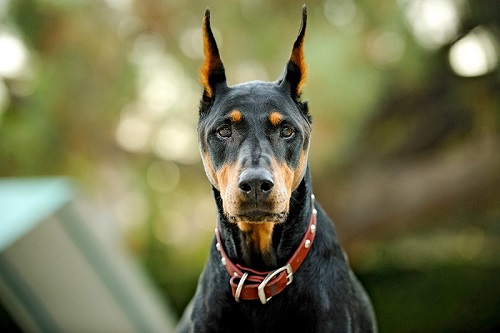
#> input picture dog.jpg, 500 x 333 px, found by its file name
$ jupyter execute 'day_1 - opencv basics_cj5_m7yrx9o.ipynb'   (text cells are left out)
#> lines starting #> are read from the running program, lines starting #| are printed output that depends on the picture; after the words box and inside, x2 and y2 are one past the last pixel; in counts of white or black regions, pixels touching at a corner belong together; pictures that were not available may be replaced by others from this repository, and a replacement may not be noted
[cell 1]
import cv2 #Import the OpenCV Library
import numpy as np

print(cv2.__version__)

[cell 2]
#Reading & Displaying an Image

img = cv2.imread('dog.jpg')
#> img is the input picture: shape (333, 500, 3); mean B, G, R 81.1, 116.3, 116.5
#imread enables us to read an Image
#The 2nd argumnet is a flag which specifies the way image should be read

cv2.imshow("Output", img) #Displaying the Image

cv2.waitKey(0) #Delay. No. of Milliseconds for which we want to show our image window
cv2.destroyAllWindows()

[cell 3]
cv2.imwrite('copy_dog.jpg', img)
#> Out = True

[cell 4]
#Reading & Displaying a Video

cap = cv2.VideoCapture(0) #If you want to display the Video File, just give the name of it inplace of 0

# is a 4-byte identifier which specifies the format of a video stream

fourcc = cv2.VideoWriter_fourcc('X','V','I','D')

out = cv2.VideoWriter('Name of Output File.avi', fourcc, 20.0, (640,480)) #No. of frames/s, Frame Size

#Videos are just a sequence of Images
#So, we will add a while loop to capture the frame continuously

while True:
    success, frame = cap.read() #frame variable will capture the Video & success variable will tell us whether it was captured successfully or not
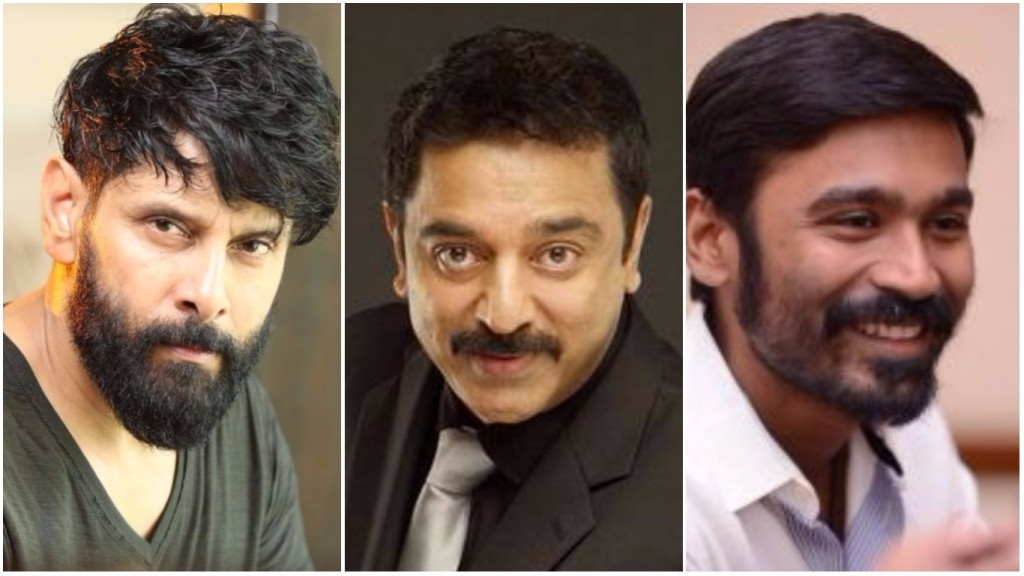
#> input picture actor.jpg, 1024 x 576 px, given in place of the camera
#> frame is the input picture: shape (576, 1024, 3); mean B, G, R 91.3, 103.3, 125.4

    if success == True:

        out.write(frame)

        cv2.imshow("Video", frame)

        if cv2.waitKey(1) == ord('q'): #This adds a Delay and looks for the key press inorder to break the loop
#> (key q is pressed here)
            break

    else:
        break


cap.release() #Release the resources after recording
out.release()
cv2.destroyAllWindows()

[cell 5]
#Reading & Displaying a Video

cap = cv2.VideoCapture(0)

cap.set(3, 640)#Width
cap.set(4, 480)#Height
cap.set(10, 100)#brightness

#Videos are just a sequence of Images
#So, we will add a while loop to go through each frame

while True:
    success, img = cap.read() #img variable will capture the Video & success variable will tell us whether it was captured successfully or not
    cv2.imshow("Video", img)


    if cv2.waitKey(1) & 0xFF == ord('q'): #This adds a Delay and looks for the key press inorder to break the loop
#> (key q is pressed here)
        break

cap.release() #Release the resources after recording
cv2.destroyAllWindows()

[cell 6]
#Converting the Image into Gray Scale

#Reading an Image

img = cv2.imread('dog.jpg')

imgGray = cv2.cvtColor(img, cv2.COLOR_RGB2GRAY)#Converting the Image into Gray Scale

cv2.imshow('GrayScale Image',imgGray)

cv2.imwrite('copy_lena.png', imgGray)


#imgGray1 = cv2.cvtColor(imgGray, cv2.COLOR_GRAY2RGB)#Converting the Image into Gray Scale

#cv2.imshow('GrayScale Image1',imgGray1)


cv2.waitKey(0) #Delay. No. of Milliseconds for which we want to show our image window
cv2.destroyAllWindows()

[cell 7]
#Blur Function to Blur the Image

#Reading an Image

img = cv2.imread('dog.jpg')

imgBlur = cv2.GaussianBlur(img, (21,21), 0)
#(7,7) is the Kernel Size (Amount of Blur) which is always odd. So, (3,3), (5,5), etc.
# 0 is Sig function (Standard Deviation along X-Direction)

cv2.imshow('Blurred Image',imgBlur)

cv2.waitKey(0) #Delay. No. of Milliseconds for which we want to show our image window
cv2.destroyAllWindows()

[cell 8]
#Edge Detector - Canny

img = cv2.imread('dog.jpg') #Reading an Image

imgCanny = cv2.Canny(img, 150, 200)#Threshold Values
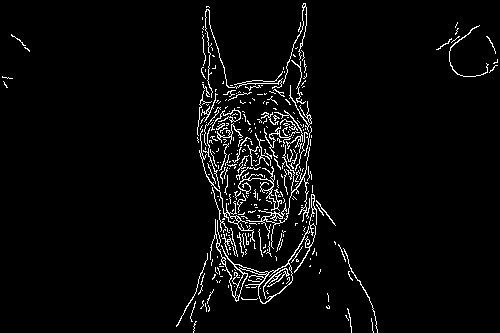
#> imgCanny: shape (333, 500); 3.9% white in thin lines or dots

kernel = np.ones((5,5), np.uint8)
#Type of the object which is unsigned integer of 8 bits which means the values can range from 0 to 255

imgDilation = cv2.dilate(imgCanny, kernel, iterations = 1)#dilate function is used when the Edges are not properly connected
#> imgDilation: shape (333, 500); 16.2% white; 10 white regions, largest, box (x1, y1, x2, y2) and area: (174, 1, 338, 333) 24091, (434, 20, 500, 79) 1080, (332, 239, 380, 333) 844

imgErosion = cv2.erode(imgDilation, kernel, iterations = 1)#Erosion function is used when we want to thin (Erode) the Image
#> imgErosion: shape (333, 500); 9.9% white; 15 white regions (6 under 20 px), largest, box (x1, y1, x2, y2) and area: (176, 3, 336, 333) 15536, (436, 22, 500, 77) 342, (334, 241, 378, 333) 288


#iterations - How much thickness do we actually need?

cv2.imshow('Canny Image',imgCanny)
cv2.imshow('Dilation Image',imgDilation)
cv2.imshow('Erosion Image',imgErosion)


cv2.waitKey(0) #Delay. 0 Means Infinite Delay. No. of Milliseconds for which we want to show our image window
cv2.destroyAllWindows()

[cell 9]
#Resizing the Image

#Reading & Displaying an Image
import cv2
import numpy as np

img = cv2.imread('dog.jpg')
#Reading an Image

cv2.imshow("Output", img) #Displaying the Image

print(img.shape) #Shape of the Image (Height, Width, No.of Channels(RGB))
#| (333, 500, 3)

cv2.waitKey(0) #Delay. 0 Means Infinite Delay. No. of Milliseconds for which we want to show our image window
cv2.destroyAllWindows()

[cell 10]
img_resize = cv2.resize(img, (200, 400)) # (Width, Height)

cv2.imshow("Original Image", img)
cv2.imshow("Re-sized Image", img_resize) #Displaying the Image

cv2.waitKey(0) #Delay. 0 Means Infinite Delay. If specified 1, it means 1 milliseconds
cv2.destroyAllWindows()

[cell 11]
#Cropping the Image

img = cv2.imread('dog.jpg') #Reading an Image

cv2.imshow("Output", img) #Displaying the Image

imgCropped = img[0:200, 200:500] #(Height, Width)

cv2.imshow("Cropped Image", imgCropped) #Displaying the Image

print(img.shape) #Shape of the Image (Height, Width, No.of Channels(BGR))
#| (333, 500, 3)

cv2.waitKey(0) #Delay. 0 Means Infinite Delay. If specified 1, it means 1 milliseconds
cv2.destroyAllWindows()

[cell 12]
#0 means Black

img = np.zeros((512, 512))#Print a Black Image. It is a GrayScale Image

cv2.imshow("O", img)

print(img.shape)

cv2.waitKey(0)
cv2.destroyAllWindows()

[cell 13]
#0 means Black

img = np.zeros((512, 512, 3),np.uint8 )#Print a Black Image with 3 Channles RGB.

#img[:] = 255, 0 , 0

cv2.line(img, (0,0), (300,300), (0,255,255),3) #Staring Pt., Ending Pt., Color, Thickness

cv2.imshow("O", img)

#print(img.shape)

cv2.waitKey(0)
cv2.destroyAllWindows()

[cell 14]
cv2.rectangle(img, (0,0), (250,350), (0, 255, 255), cv2.FILLED) #cv2.FILLED is used to Fill the Rectangles
#> img: shape (512, 512, 3)

cv2.imshow("O", img)

#print(img.shape)

cv2.waitKey(0)
cv2.destroyAllWindows()

[cell 15]
cv2.circle(img, (400,50), 30 , (0, 255, 255), cv2.FILLED) #Center, Radius , Color

cv2.imshow("O", img)

#print(img.shape)

cv2.waitKey(0)
cv2.destroyAllWindows()

[cell 16]
cv2.putText(img, "OpenCV", (300, 100), cv2.FONT_HERSHEY_COMPLEX, 1, (0, 150,0), 1) #Staring Pt., Font, Scale, Color, Thickness

cv2.imshow("O", img)

#print(img.shape)

cv2.waitKey(0)
cv2.destroyAllWindows()

[cell 17]
#How to Join Image Together

img = cv2.imread('dog.jpg') #Reading an Image

imgHor = np.hstack((img, img))#Images stacked in Horizonatl Direction

cv2.imshow("Horizontal", imgHor) #Displaying the Image


cv2.waitKey(0)
cv2.destroyAllWindows()

[cell 18]
#How to Join Image Together

img = cv2.imread('dog.jpg') #Reading an Image

imgVer = np.vstack((img, img))#Images stacked in Horizonatl Direction

cv2.imshow("Vertical", imgVer) #Displaying the Image


#Both the Images must have same Channels because they have a matrix and we cannot resize the Images

cv2.waitKey(0)
cv2.destroyAllWindows()

[cell 19]
faceCascade = cv2.CascadeClassifier("haarcascade_frontalface_default.xml")

img = cv2.imread('face.jpg') #Reading an Image
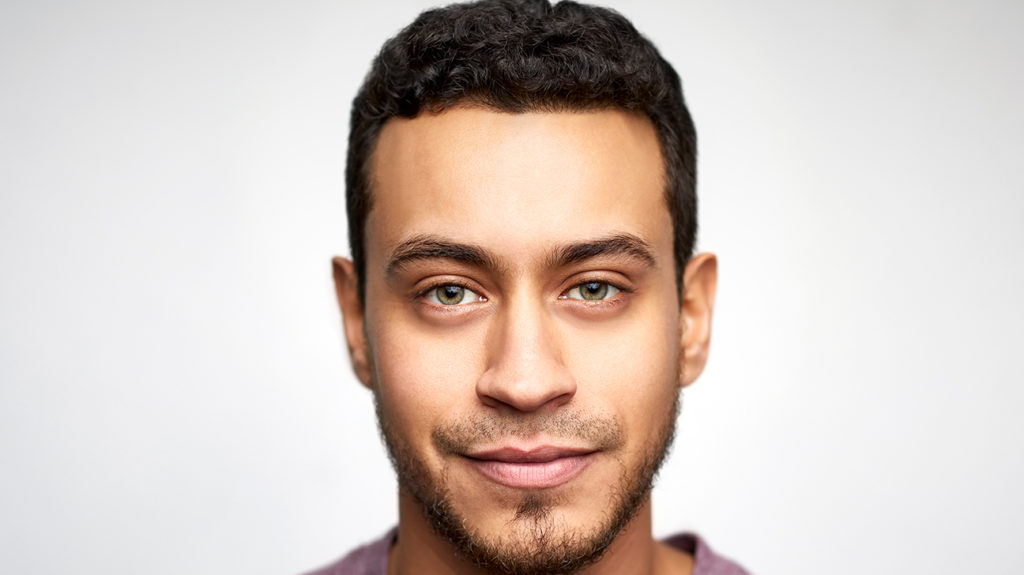
#> input picture face.jpg, 1024 x 575 px, found by its file name
#> img is the input picture: shape (575, 1024, 3); mean B, G, R 193.4, 200.1, 212.8

img = cv2.resize(img, (1240,640))
#> img: shape (640, 1240, 3)
imgGray = cv2.cvtColor(img, cv2.COLOR_BGR2GRAY)
#> imgGray: shape (640, 1240)

faces = faceCascade.detectMultiScale(imgGray, 1.1, 4)
#> faces = [[658, 47, 50, 50], [406, 144, 451, 451]]

for (x, y, w, h) in faces:
    cv2.rectangle(img, (x,y),(x+w,y+h),(0,0,255),2)
#> this loop made 2 passes
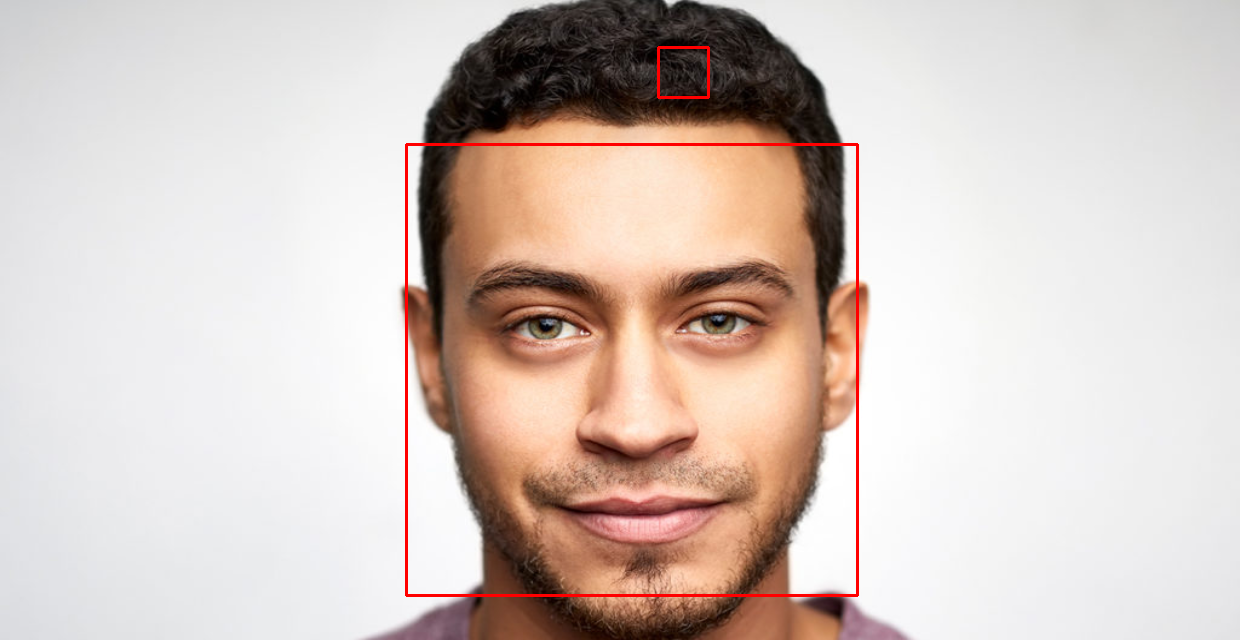
#> img: shape (640, 1240, 3); mean B, G, R 192.2, 198.7, 213.2

cv2.imshow("Output", img) #Displaying the Image

cv2.waitKey(0)
cv2.destroyAllWindows()

[cell 20]
import cv2
cap = cv2.VideoCapture('vid.mp4')

#Videos are just a sequence of Images
#So, we will add a while loop to capture the frame continuously

faceCascade = cv2.CascadeClassifier("haarcascade_frontalface_default.xml")


while True:
    success, frame = cap.read() #frame variable will capture the Video & success variable will tell us whether it was captured successfully or not


    imgGray = cv2.cvtColor(frame, cv2.COLOR_BGR2GRAY)
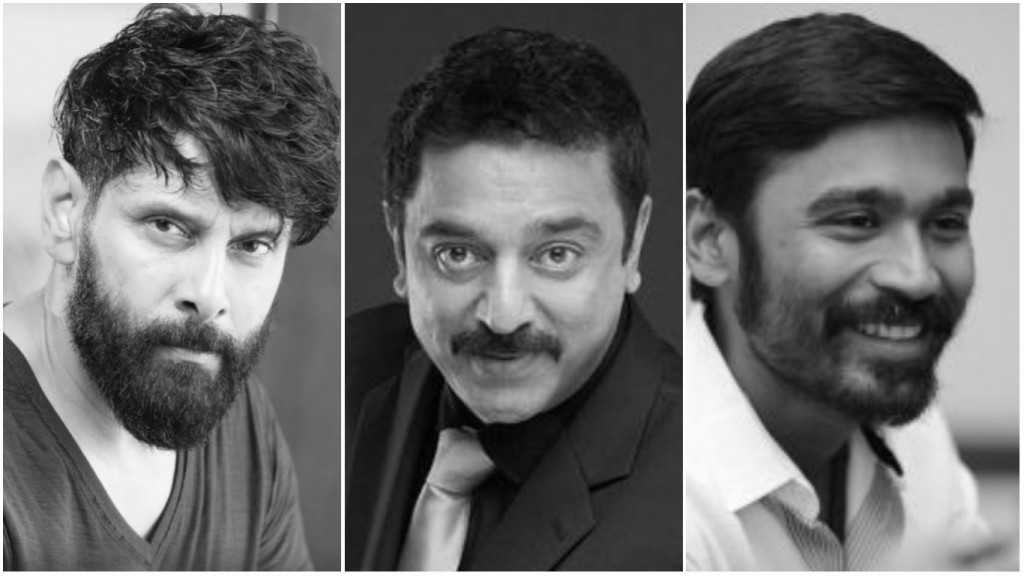
#> imgGray: shape (576, 1024); min 0, max 255, mean 108.5

    faces = faceCascade.detectMultiScale(imgGray, 1.1, 4)
#> faces = [[757, 126, 253, 253], [359, 138, 293, 293]]

    for (x, y, w, h) in faces:
        cv2.rectangle(frame, (x,y),(x+w,y+h),(0,255,0),2)
#> this loop made 2 passes
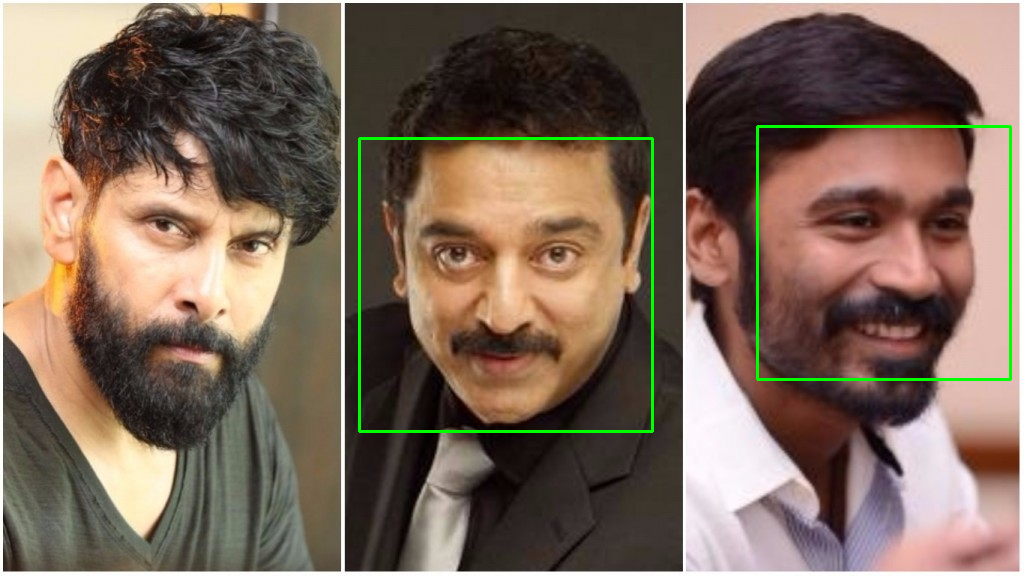
#> frame: shape (576, 1024, 3); 1.11% of pixels changed, all inside (x1, y1, x2, y2) = (358, 125, 1012, 433)

    cv2.imshow("Video", frame)

    if cv2.waitKey(1) == ord('q'): #This adds a Delay and looks for the key press inorder to break the loop
#> (key q is pressed here)
        break


cap.release() #Release the resources after recording
cv2.destroyAllWindows()

[cell 21]
import cv2
cap = cv2.VideoCapture(0) #If you want to display the Video File, just give the name of it inplace of 0

#Videos are just a sequence of Images
#So, we will add a while loop to capture the frame continuously

faceCascade = cv2.CascadeClassifier("haarcascade_frontalface_default.xml")


while True:
    success, frame = cap.read() #frame variable will capture the Video & success variable will tell us whether it was captured successfully or not


    imgGray = cv2.cvtColor(frame, cv2.COLOR_BGR2GRAY)

    faces = faceCascade.detectMultiScale(imgGray, 1.1, 4)

    for (x, y, w, h) in faces:
        cv2.rectangle(frame, (x,y),(x+w,y+h),(0,0,255),3)
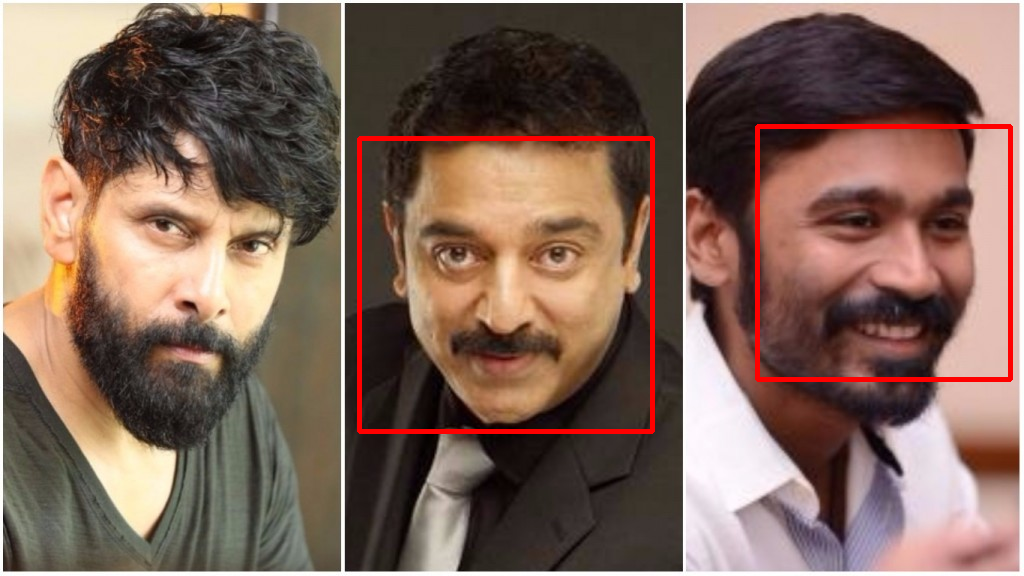
#> frame: shape (576, 1024, 3); 1.85% of pixels changed, all inside (x1, y1, x2, y2) = (357, 124, 1013, 434)

    cv2.imshow("Video", frame)

    if cv2.waitKey(1) == ord('q'): #This adds a Delay and looks for the key press inorder to break the loop
#> (key q is pressed here)
        break


cap.release() #Release the resources after recording
cv2.destroyAllWindows()

[cell 22]
#Face and Eyes Detection in Real-Time
cap = cv2.VideoCapture(0)

#Videos are just a sequence of Images
#So, we will add a while loop to capture the frame continuously

faceCascade = cv2.CascadeClassifier("haarcascade_eye.xml")
faceCascade1 = cv2.CascadeClassifier("haarcascade_frontalface_default.xml")


while True:
    success, frame = cap.read() #frame variable will capture the Video & success variable will tell us whether it was captured successfully or not


    imgGray = cv2.cvtColor(frame, cv2.COLOR_BGR2GRAY)

    eyes = faceCascade.detectMultiScale(imgGray, 1.1, 4)
#> eyes = [[523, 224, 62, 62], [887, 296, 26, 26], [50, 185, 29, 29], [137, 196, 64, 64], [916, 201, 52, 52], [217, 212, 62, 62], [419, 220, 66, 66], [812, 183, 71, 71]]
    faces = faceCascade1.detectMultiScale(imgGray, 1.1, 4)

    for (x, y, w, h) in faces:
        cv2.rectangle(frame, (x,y),(x+w,y+h),(0,0,0),2)
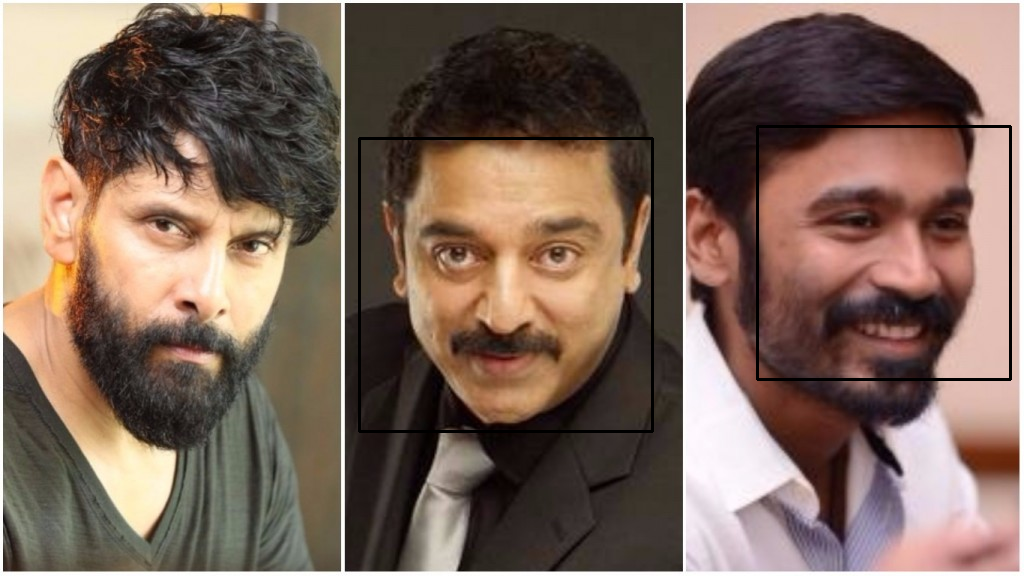
#> frame: shape (576, 1024, 3); 1.11% of pixels changed, all inside (x1, y1, x2, y2) = (358, 125, 1012, 433)

    for (x, y, w, h) in eyes:
        cv2.rectangle(frame, (x,y),(x+w,y+h),(0,0,0),2)
#> this loop made 8 passes
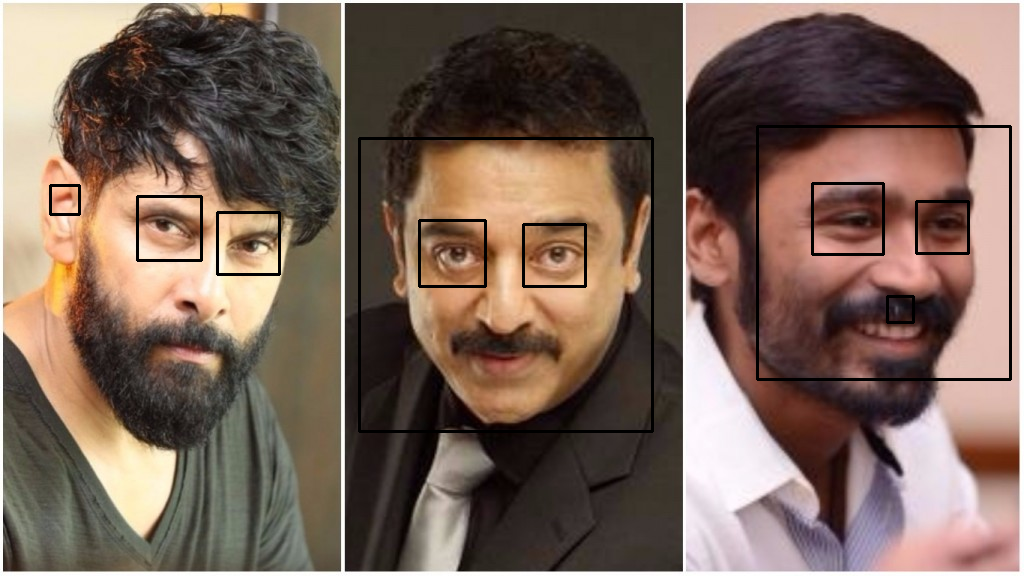
#> frame: shape (576, 1024, 3); 0.87% of pixels changed, all inside (x1, y1, x2, y2) = (49, 182, 970, 324)

    cv2.imshow("Video", frame)

    if cv2.waitKey(1) == ord('q'): #This adds a Delay and looks for the key press inorder to break the loop
#> (key q is pressed here)
        break


cap.release() #Release the resources after recording
cv2.destroyAllWindows()

[cell 23]
import cv2

cap = cv2.VideoCapture('PED.mp4') #note - insert a video link here

#Videos are just a sequence of Images
#So, we will add a while loop to capture the frame continuously

faceCascade = cv2.CascadeClassifier("haarcascade_fullbody.xml")


while True:
    success, frame = cap.read() #frame variable will capture the Video & success variable will tell us whether it was captured successfully or not


    imgGray = cv2.cvtColor(frame, cv2.COLOR_BGR2GRAY)

    faces = faceCascade.detectMultiScale(imgGray, 1.1, 4)
#> faces = ()

    for (x, y, w, h) in faces:
        cv2.rectangle(frame, (x,y),(x+w,y+h),(1,1,1),2)
#> this loop made 0 passes

    cv2.imshow("Video", frame)

    if cv2.waitKey(1) == ord('q'): #This adds a Delay and looks for the key press inorder to break the loop
#> (key q is pressed here)
        break


cap.release() #Release the resources after recording
cv2.destroyAllWindows()
